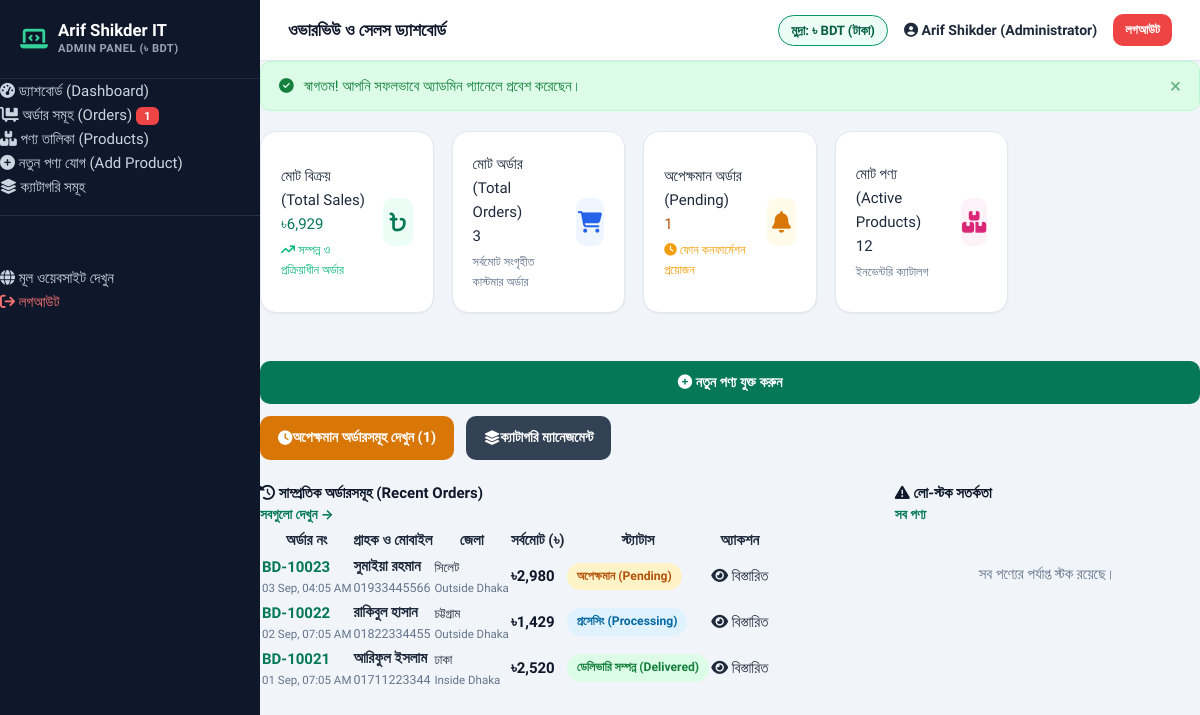
/admin/index.php (signed in), run on the app's committed database.
### tables this page shows
CREATE TABLE IF NOT EXISTS `orders` (
  `id` int(11) NOT NULL AUTO_INCREMENT,
  `order_number` varchar(50) NOT NULL UNIQUE,
  `customer_name` varchar(100) NOT NULL,
  `customer_phone` varchar(20) NOT NULL,
  `customer_alt_phone` varchar(20) DEFAULT NULL,
  `customer_email` varchar(100) DEFAULT NULL,
  `address` text NOT NULL,
  `delivery_address` text DEFAULT NULL,
  `district` varchar(50) NOT NULL,
  `delivery_area` varchar(50) NOT NULL,
  `subtotal` decimal(10,2) DEFAULT 0.00,
  `delivery_charge` decimal(10,2) NOT NULL,
  `discount_amount` decimal(10,2) DEFAULT 0.00,
  `total_amount` decimal(10,2) NOT NULL,
  `payment_method` varchar(50) DEFAULT 'Cash on Delivery',
  `payment_status` varchar(20) DEFAULT 'unpaid',
  `order_notes` text DEFAULT NULL,
  `status` varchar(50) DEFAULT 'Pending',
  `order_status` varchar(50) DEFAULT 'pending',
  `created_at` timestamp DEFAULT CURRENT_TIMESTAMP,
  PRIMARY KEY (`id`)
);

### admin/index.php (the view, shortened to what this page needs)
<?php
require_once __DIR__ . '/includes/header.php';
$pdo = get_db_connection();
$totalSales = 0;
try {
    $stmt = $pdo->query("SELECT SUM(total_amount) FROM orders WHERE order_status != 'cancelled'");
    $totalSales = (float)$stmt->fetchColumn();
} catch (Exception $e) {}
$totalOrders = 0;
try {
    $stmt = $pdo->query("SELECT COUNT(*) FROM orders");
    $totalOrders = (int)$stmt->fetchColumn();
} catch (Exception $e) {}
$pendingOrders = 0;
try {
    $stmt = $pdo->query("SELECT COUNT(*) FROM orders WHERE order_status = 'pending'");
    $pendingOrders = (int)$stmt->fetchColumn();
} catch (Exception $e) {}
$totalProducts = 0;
try {
    $stmt = $pdo->query("SELECT COUNT(*) FROM products");
    $totalProducts = (int)$stmt->fetchColumn();
} catch (Exception $e) {}
$recentOrders = [];
try {
    $stmt = $pdo->query("SELECT * FROM orders ORDER BY id DESC LIMIT 6");
    $recentOrders = $stmt->fetchAll();
} catch (Exception $e) {}
$lowStockProducts = [];
try {
    $stmt = $pdo->query("SELECT * FROM products WHERE stock <= 10 ORDER BY stock ASC LIMIT 4");
    $lowStockProducts = $stmt->fetchAll();
} catch (Exception $e) {}
?>
<div class="stat-cards-grid">
    <div class="stat-card">
        <div class="stat-info">
            <span class="stat-label">মোট বিক্রয় (Total Sales)</span>
            <div class="stat-value" style="color: var(--primary);"><?= format_bdt($totalSales) ?></div>
            <div style="font-size: 0.78rem; color: #10b981; margin-top: 4px;">
                <i class="fa-solid fa-arrow-trend-up"></i> সম্পন্ন ও প্রক্রিয়াধীন অর্ডার
            </div>
        </div>
        <div class="stat-icon-wrap" style="background: #ecfdf5; color: #047857;">
            <i class="fa-solid fa-bangladeshi-taka-sign"></i>
        </div>
    </div>
    <div class="stat-card">
        <div class="stat-info">
            <span class="stat-label">মোট অর্ডার (Total Orders)</span>
            <div class="stat-value"><?= number_format($totalOrders) ?></div>
            <div style="font-size: 0.78rem; color: var(--text-muted); margin-top: 4px;">
                সর্বমোট সংগৃহীত কাস্টমার অর্ডার
            </div>
        </div>
        <div class="stat-icon-wrap" style="background: #eff6ff; color: #2563eb;">
            <i class="fa-solid fa-cart-shopping"></i>
        </div>
    </div>
    <div class="stat-card">
        <div class="stat-info">
            <span class="stat-label">অপেক্ষমান অর্ডার (Pending)</span>
            <div class="stat-value" style="color: #b45309;"><?= number_format($pendingOrders) ?></div>
            <div style="font-size: 0.78rem; color: #f59e0b; margin-top: 4px;">
                <i class="fa-solid fa-clock"></i> ফোন কনফার্মেশন প্রয়োজন
            </div>
        </div>
        <div class="stat-icon-wrap" style="background: #fffbeb; color: #d97706;">
            <i class="fa-solid fa-bell"></i>
        </div>
    </div>
    <div class="stat-card">
        <div class="stat-info">
            <span class="stat-label">মোট পণ্য (Active Products)</span>
            <div class="stat-value"><?= number_format($totalProducts) ?></div>
            <div style="font-size: 0.78rem; color: var(--text-muted); margin-top: 4px;">
                ইনভেন্টরি ক্যাটালগ
            </div>
        </div>
        <div class="stat-icon-wrap" style="background: #fdf2f8; color: #db2777;">
            <i class="fa-solid fa-boxes-stacked"></i>
        </div>
    </div>
</div>
<div style="margin-bottom: 24px; display: flex; gap: 12px; flex-wrap: wrap;">
    <a href="/admin/product-form.php" class="btn-checkout" style="padding: 10px 18px; font-size: 0.9rem; background: var(--primary);">
        <i class="fa-solid fa-plus-circle"></i> নতুন পণ্য যুক্ত করুন
    </a>
    <a href="/admin/orders.php?status=pending" class="btn-buy-now" style="padding: 10px 18px; font-size: 0.9rem; background: #d97706; color: #fff;">
        <i class="fa-solid fa-clock"></i> অপেক্ষমান অর্ডারসমূহ দেখুন (<?= $pendingOrders ?>)
    </a>
    <a href="/admin/categories.php" class="btn-buy-now" style="padding: 10px 18px; font-size: 0.9rem; background: #334155; color: #fff;">
        <i class="fa-solid fa-layer-group"></i> ক্যাটাগরি ম্যানেজমেন্ট
    </a>
</div>
<div style="display: grid; grid-template-columns: 2fr 1fr; gap: 24px; margin-bottom: 30px;">
    <div class="admin-table-card">
        <div class="admin-table-header">
            <h4><i class="fa-solid fa-clock-rotate-left text-emerald-600"></i> সাম্প্রতিক অর্ডারসমূহ (Recent Orders)</h4>
            <a href="/admin/orders.php" style="color: var(--primary); font-size: 0.85rem; font-weight: 700;">সবগুলো দেখুন &rarr;</a>
        </div>
        <?php if (empty($recentOrders)): ?>
            <div style="padding: 30px; text-align: center; color: var(--text-muted);">এখনও কোনো অর্ডার আসেনি।</div>
        <?php else: ?>
            <div style="overflow-x: auto;">
                <table class="admin-table">
                    <thead>
                        <tr>
                            <th>অর্ডার নং</th>
                            <th>গ্রাহক ও মোবাইল</th>
                            <th>জেলা</th>
                            <th>সর্বমোট (৳)</th>
                            <th>স্ট্যাটাস</th>
                            <th>অ্যাকশন</th>
                        </tr>
                    </thead>
                    <tbody>
                        <?php foreach ($recentOrders as $ord): ?>
                            <tr>
                                <td>
                                    <a href="/admin/order-details.php?id=<?= $ord['id'] ?>" style="font-weight: 700; color: var(--primary);">
                                        <?= htmlspecialchars($ord['order_number']) ?>
                                    </a>
                                    <div style="font-size: 0.72rem; color: var(--text-muted);"><?= date('d M, h:i A', strtotime($ord['created_at'])) ?></div>
                                </td>
                                <td>
                                    <div style="font-weight: 600;"><?= htmlspecialchars($ord['customer_name']) ?></div>
                                    <div style="font-size: 0.78rem; color: var(--text-muted);"><?= htmlspecialchars($ord['customer_phone']) ?></div>
                                </td>
                                <td>
                                    <span style="font-size: 0.82rem;"><?= htmlspecialchars($ord['district']) ?></span>
                                    <div style="font-size: 0.72rem; color: var(--text-muted);"><?= htmlspecialchars($ord['delivery_area']) ?></div>
                                </td>
                                <td style="font-weight: 700; color: var(--secondary);">
                                    <?= format_bdt($ord['total_amount']) ?>
                                </td>
                                <td>
                                    <span class="status-badge status-<?= $ord['order_status'] ?>">
                                        <?= get_status_label_bn($ord['order_status']) ?>
                                    </span>
                                </td>
                                <td>
                                    <a href="/admin/order-details.php?id=<?= $ord['id'] ?>" class="admin-action-btn btn-view" title="অর্ডার দেখুন">
                                        <i class="fa-solid fa-eye"></i> বিস্তারিত
                                    </a>
                                </td>
                            </tr>
                        <?php endforeach; ?>
                    </tbody>
                </table>
            </div>
        <?php endif; ?>
    </div>
    <div class="admin-table-card" style="height: fit-content;">
        <div class="admin-table-header">
            <h4><i class="fa-solid fa-triangle-exclamation text-amber-500"></i> লো-স্টক সতর্কতা</h4>
            <a href="/admin/products.php" style="color: var(--primary); font-size: 0.85rem; font-weight: 700;">সব পণ্য</a>
        </div>
        <div style="padding: 16px;">
            <?php if (empty($lowStockProducts)): ?>
                <div style="text-align: center; color: var(--text-muted); padding: 20px 0;">সব পণ্যের পর্যাপ্ত স্টক রয়েছে।</div>
            <?php endif; ?>
        </div>
    </div>
</div>
<?php require_once __DIR__ . '/includes/footer.php'; ?>

### data on the page
orders: order_number "BD-10023", created_at "03 Sep, 04:05 AM", customer_name "সুমাইয়া রহমান", customer_phone "01933445566", district "সিলেট", delivery_area "Outside Dhaka", total_amount "৳2,980", order_status "অপেক্ষমান (Pending)"
orders: order_number "BD-10022", created_at "02 Sep, 07:05 AM", customer_name "রাকিবুল হাসান", customer_phone "01822334455", district "চট্টগ্রাম", delivery_area "Outside Dhaka", total_amount "৳1,429", order_status "প্রসেসিং (Processing)"
orders: order_number "BD-10021", created_at "01 Sep, 07:05 AM", customer_name "আরিফুল ইসলাম", customer_phone "01711223344", district "ঢাকা", delivery_area "Inside Dhaka", total_amount "৳2,520", order_status "ডেলিভারি সম্পন্ন (Delivered)"

### other printed values
$pendingOrdersCount "1"
$adminHeaderTitle "ওভারভিউ ও সেলস ড্যাশবোর্ড"
$currentAdmin['name'] "Arif Shikder (Administrator)"
$flash['message'] "স্বাগতম! আপনি সফলভাবে অ্যাডমিন প্যানেলে প্রবেশ করেছেন।"
format_bdt($totalSales) "৳6,929"
$totalOrders "3"
$pendingOrders "1"
$totalProducts "12"
